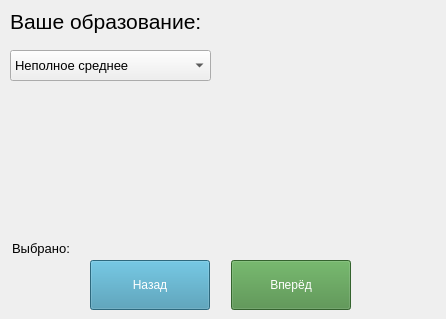
<?xml version="1.0" encoding="UTF-8"?>
<ui version="4.0">
 <class>MainWindow</class>
 <widget class="QMainWindow" name="MainWindow">
  <property name="geometry">
   <rect>
    <x>0</x>
    <y>0</y>
    <width>446</width>
    <height>319</height>
   </rect>
  </property>
  <property name="minimumSize">
   <size>
    <width>446</width>
    <height>319</height>
   </size>
  </property>
  <property name="maximumSize">
   <size>
    <width>446</width>
    <height>319</height>
   </size>
  </property>
  <property name="windowTitle">
   <string>MainWindow</string>
  </property>
  <property name="styleSheet">
   <string notr="true"/>
  </property>
  <widget class="QWidget" name="centralwidget">
   <widget class="QLabel" name="label_task">
    <property name="geometry">
     <rect>
      <x>10</x>
      <y>6</y>
      <width>351</width>
      <height>31</height>
     </rect>
    </property>
    <property name="font">
     <font>
      <family>Segoe UI</family>
      <pointsize>16</pointsize>
     </font>
    </property>
    <property name="styleSheet">
     <string notr="true">color: rgb(0, 0, 0);</string>
    </property>
    <property name="text">
     <string>Ваше образование:</string>
    </property>
   </widget>
   <widget class="QComboBox" name="comboBox">
    <property name="geometry">
     <rect>
      <x>10</x>
      <y>50</y>
      <width>201</width>
      <height>31</height>
     </rect>
    </property>
    <property name="font">
     <font>
      <family>Segoe UI</family>
      <pointsize>10</pointsize>
     </font>
    </property>
    <property name="styleSheet">
     <string notr="true">color: rgb(0, 0, 0);</string>
    </property>
    <property name="currentIndex">
     <number>0</number>
    </property>
    <item>
     <property name="text">
      <string>Неполное среднее</string>
     </property>
    </item>
    <item>
     <property name="text">
      <string>Среднее</string>
     </property>
    </item>
    <item>
     <property name="text">
      <string>Среднее-специальное</string>
     </property>
    </item>
    <item>
     <property name="text">
      <string>Высшее</string>
     </property>
    </item>
   </widget>
   <widget class="QLabel" name="label_img">
    <property name="geometry">
     <rect>
      <x>270</x>
      <y>70</y>
      <width>121</width>
      <height>111</height>
     </rect>
    </property>
    <property name="styleSheet">
     <string notr="true">color: rgb(0, 0, 0);</string>
    </property>
    <property name="text">
     <string/>
    </property>
    <property name="pixmap">
     <pixmap>../images/education.png</pixmap>
    </property>
   </widget>
   <widget class="QPushButton" name="btn_next">
    <property name="geometry">
     <rect>
      <x>231</x>
      <y>260</y>
      <width>120</width>
      <height>50</height>
     </rect>
    </property>
    <property name="font">
     <font>
      <family>Segoe UI</family>
     </font>
    </property>
    <property name="styleSheet">
     <string notr="true">color: rgb(255, 255, 255);
background-color: rgb(73, 139, 65);</string>
    </property>
    <property name="text">
     <string>Вперёд</string>
    </property>
   </widget>
   <widget class="QPushButton" name="btn_back">
    <property name="geometry">
     <rect>
      <x>90</x>
      <y>260</y>
      <width>120</width>
      <height>50</height>
     </rect>
    </property>
    <property name="font">
     <font>
      <family>Segoe UI</family>
     </font>
    </property>
    <property name="styleSheet">
     <string notr="true">color: rgb(255, 255, 255);
background-color: rgb(63, 147, 176);</string>
    </property>
    <property name="text">
     <string>Назад</string>
    </property>
   </widget>
   <widget class="QLabel" name="label_selected">
    <property name="geometry">
     <rect>
      <x>12</x>
      <y>240</y>
      <width>221</width>
      <height>16</height>
     </rect>
    </property>
    <property name="font">
     <font>
      <family>Segoe UI</family>
      <pointsize>10</pointsize>
     </font>
    </property>
    <property name="styleSheet">
     <string notr="true">color: rgb(0, 0, 0);</string>
    </property>
    <property name="text">
     <string>Выбрано:</string>
    </property>
   </widget>
  </widget>
 </widget>
 <resources/>
 <connections/>
</ui>
